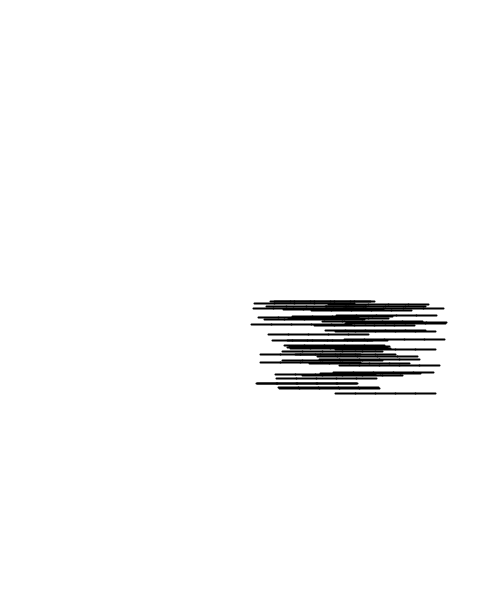
Frame 1 (no input)
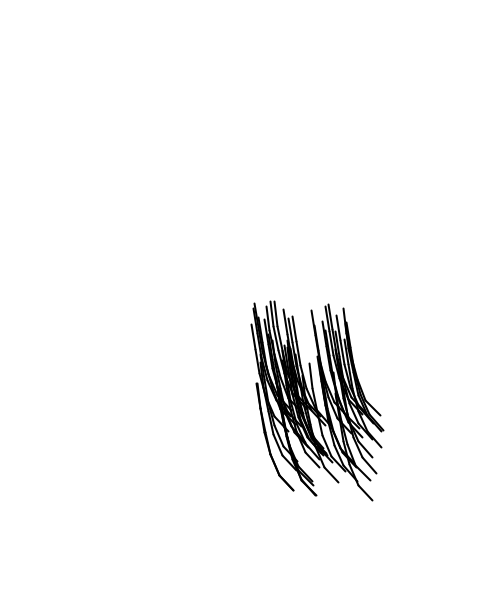
Frame 60 (the mouse pressed at the canvas centre just before this capture)
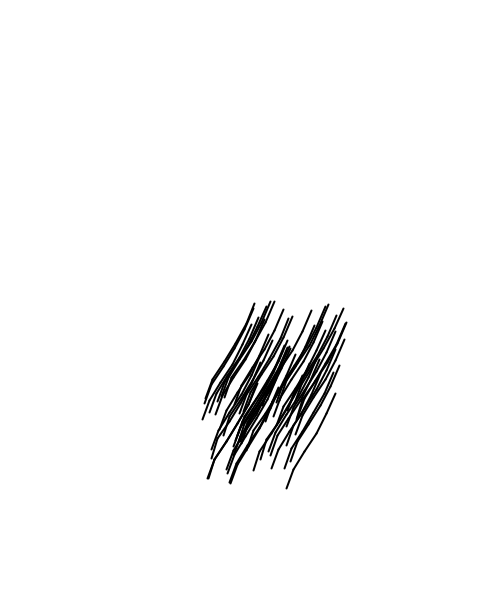
Frame 120 (the mouse held since frame 60 and released just before this capture)

The Processing sketch that drew these frames (run headless with seeded random() and noise(); from frame 60 on, the mouse is pressed at the canvas centre):

// Processing sketch: EjercicioPelo
// ── EjercicioPelo.pde
final int MUELLES = 5;
int NUMPELOS = 50;
Pelo pelo;
Pelo[] Pelos = new Pelo[NUMPELOS];

void setup()
{
  size (500, 600);
  
  for (int np = 0; np < NUMPELOS; np++)
  {
    PVector distribucion = new PVector (width * 0.5 + random(100), height * 0.5 + random(100));
    pelo = new Pelo (100, MUELLES, distribucion);
    Pelos[np] = pelo;
  }
}

void draw()
{
  background(255);
  fill(255,0,0);
  
  for (int np =0; np < NUMPELOS; np++)
  {
    Pelos[np].update();
  }
}

void keyPressed() {
  if (key == 'r' || key == 'R') {
    for (int np = 0; np < NUMPELOS; np++) {
      PVector distribucion = new PVector (width * 0.5 + random(100), height * 0.5 + random(100));
      pelo = new Pelo (100, MUELLES, distribucion);
      Pelos[np] = pelo;
    }
  }
}

void mousePressed()
{
  for (int np = 0; np < NUMPELOS; np++)
    Pelos[np].on_click();
}

void mouseReleased()
{
  for(int np = 0;np<NUMPELOS;np++)
    Pelos[np].release();
}
// ── Extremo.pde
class Extremo
{
  PVector loc;
  PVector vel;
  PVector acc;
  float mass = 5, dt = 0.1;
  PVector gravity;
  float Ec, Ep;
  PVector peso;
  int mode;
  
  PVector drag0;
  boolean dragging = false;
  
  Extremo(float x, float y)
  {
    loc = new PVector(x,y);
    vel = new PVector();
    acc = new PVector();
    drag0 = new PVector();
    gravity = new PVector(0, 9.8);
    peso = new PVector();
  }
  
  void update()
  {
    vel.x += acc.x * dt;
    vel.y += acc.y * dt;
    
    loc.x += vel.x * dt;
    loc.y += vel.y * dt;
    
    acc.x = 0;
    acc.y = 0;
    
    peso.y = gravity.y * mass;
    applyForce(peso);
  }
  
  void applyForce(PVector force)
  {
    PVector f = force.get();
    f.div(mass);
    acc.add(f);
  }
  
  void display()
  {
    stroke(0);
    strokeWeight(2);
    fill(175, 120);
    
    if (dragging)
    {
      fill(50);
    }
  }
  
  void clicked(int x, int y)
  {
    float d = dist(x,y,loc.x, loc.y);
    float umbral = 5;
    
    if(d < umbral)
    {
      dragging =true;
      drag0.x = loc.x - x;
      drag0.y = loc.y - y;
    }
  }
  
  void stopDragging()
  {
    dragging = false;
    
  }
  
  void drag(int mx, int my)
  {
    if(dragging)
    {
      loc.x = mx + drag0.x;
      loc.y = my + drag0.y;
    }
  }
  
}
  

// ── Muelle.pde
class Muelle {

  PVector ancho, fuerzaA, fuerzaB;
  float longitud;
  float constante = 80;
  float amortiguamiento = 10;
  float elongacion;
  Extremo extremoA;
  Extremo extremoB;
  
  Muelle (Extremo extremo1, Extremo extremo2, float longitudInicial) {
    extremoA = extremo1;
    extremoB = extremo2;
    longitud = longitudInicial;
    ancho = new PVector(extremoB.loc.x - extremoA.loc.x, extremoB.loc.y - extremoA.loc.y);
    fuerzaA = new PVector();
    fuerzaB = new PVector();
  }
  
  void update() {
    ancho.x = extremoB.loc.x - extremoA.loc.x;
    ancho.y = extremoB.loc.y - extremoA.loc.y;
    elongacion = ancho.mag() - longitud;
    ancho.normalize();
    
    fuerzaA.x = constante * ancho.x * elongacion - (extremoA.vel.x - extremoB.vel.x) * amortiguamiento;
    fuerzaA.y = constante * ancho.y * elongacion - (extremoA.vel.y - extremoB.vel.y) * amortiguamiento;
    extremoA.applyForce(fuerzaA);
    
    fuerzaB.x = -constante * ancho.x * elongacion - (extremoB.vel.x - extremoA.vel.x) * amortiguamiento;
    fuerzaB.y = -constante * ancho.y * elongacion - (extremoB.vel.y - extremoA.vel.y) * amortiguamiento;
    extremoB.applyForce(fuerzaB);
  }

  void display() {
    strokeWeight(2);
    stroke(0);
    line(extremoA.loc.x, extremoA.loc.y, extremoB.loc.x, extremoB.loc.y);
  }
}

// ── Pelo.pde
class Pelo
{
  float longitud;
  int nmuelles;
  float Lmuelle;
  PVector origen;
  
  Extremo[] vExtr = new Extremo[MUELLES+1];
  Muelle[] vMuelles = new Muelle[MUELLES];
  
  Pelo (float _longitud, int _nmuelles, PVector _origen)
  {
    longitud = _longitud;
    nmuelles = _nmuelles;
    Lmuelle = longitud/nmuelles;
    origen = _origen;
    
    for(int i = 0; i < vExtr.length; i++)
      vExtr[i] = new Extremo (origen.x + i *Lmuelle, origen.y);
    
    for (int i = 0; i<vMuelles.length; i++)
      vMuelles[i] = new Muelle(vExtr[i], vExtr[i+1], Lmuelle);
  }
  
  void update()
  {
    for (Muelle s: vMuelles)
    {
      s.update();
      s.display();
    }
    
    for (int i = 1; i < vExtr.length; i++)
    {
      vExtr[i].update();
      vExtr[i].display();
      vExtr[i].drag(mouseX, mouseY);
    }
  }
  
  void on_click()
  {
    for(Extremo b: vExtr)
      b.clicked(mouseX, mouseY);
  }
  
  void release()
  {
    for (Extremo b: vExtr)
      b.stopDragging();
  }
  
}
